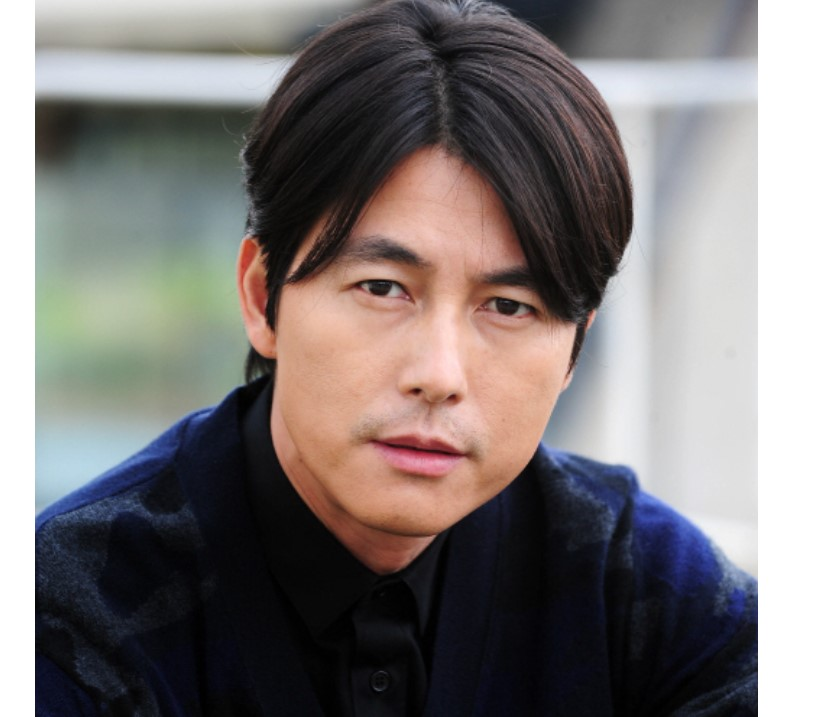
#> input picture knowns/jws.jpg, 824 x 717 px; its folder holds only this picture in this run
$ python blur_auto.py
#> lines starting #> are read from the running program, lines starting #| are printed output that depends on the picture; after the words box and inside, x2 and y2 are one past the last pixel; in counts of white or black regions, pixels touching at a corner belong together
import cv2
import sys

import os

dir_path = "knowns"   # 모자이크할 이미지 폴더
save_path = "blur_done"  # 모자이크 처리된 이미지를 저장할 폴더를 만들어줘야한다

images_path = []
for (root, directories, files) in os.walk(dir_path):
    print('루트', root)
    for d in directories:
        d_path = os.path.join(root, d)
        print('디렉토리',d_path)

    for file in files:
        file_path = os.path.join(root, file)
        images_path.append(file_path)
        print('파일이름경로',file_path)
print(images_path)

for imagePath in images_path:
    file_name = imagePath.split('\\')[-1]

    image = cv2.imread(imagePath)
#> image is the input picture: shape (717, 824, 3); mean B, G, R 117.7, 118.5, 124.1
    gray = cv2.cvtColor(image, cv2.COLOR_BGR2GRAY)
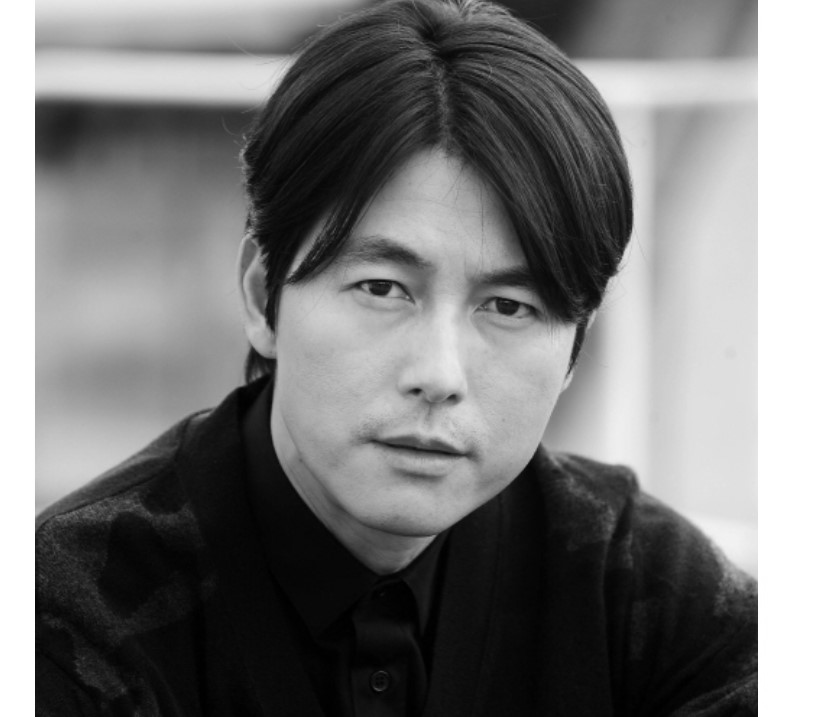
#> gray: shape (717, 824); min 0, max 255, mean 120.1
    print(gray.shape)
#| (717, 824)
    faceCascade = cv2.CascadeClassifier(cv2.data.haarcascades + "haarcascade_frontalface_default.xml")
    faces = faceCascade.detectMultiScale(
        gray,
        scaleFactor=1.2,
        minNeighbors=1,
        minSize=(30, 30)
    )
#> faces = [[247, 165, 355, 355]]

    print("[INFO] Found {0} Faces.".format(len(faces)))
#| [INFO] Found 1 Faces.

    ksize = 70  # 모자이크 강도

    for (x, y, w, h) in faces:
        cv2.rectangle(image, (x, y), (x + w, y + h), (255, 0, 0), 2)
        roi = image[y:y+h, x:x+w]
        roi = cv2.blur(roi, (ksize, ksize), cv2.BORDER_CONSTANT)
        image[y:y+h, x:x+w] = roi
        print("[INFO] Object found. Saving locally.")
#> this loop made 1 pass
#| [INFO] Object found. Saving locally.
#> pass 1, `roi = image[y:y+h, x:x+w]`:
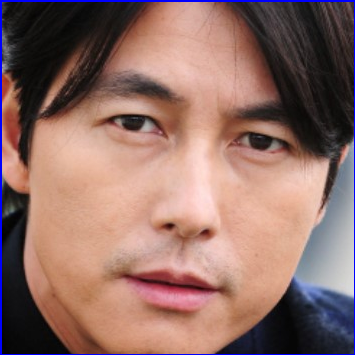
#> roi: shape (355, 355, 3); mean B, G, R 103, 109.9, 144
#> pass 1, `roi = cv2.blur(roi, (ksize, ksize), cv2.BORDER_CONSTANT)`:
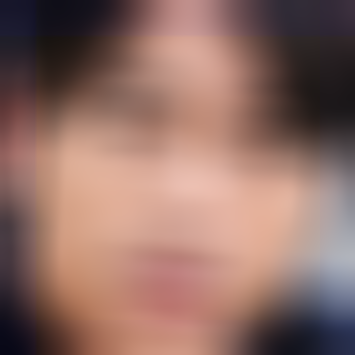
#> roi: shape (355, 355, 3); mean B, G, R 101.9, 110.2, 144.4
#> after the loop:
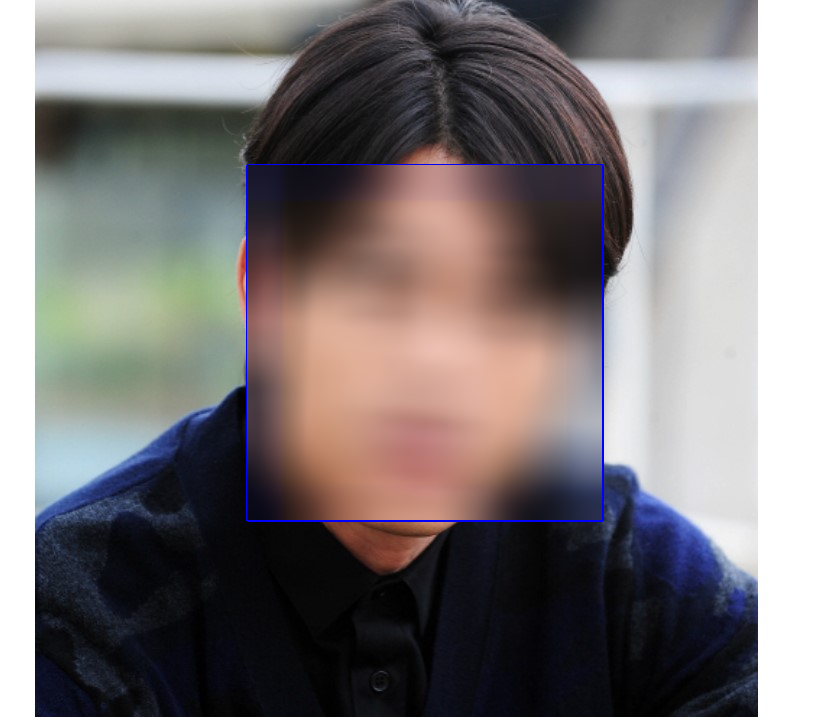
#> image: shape (717, 824, 3); mean B, G, R 118.8, 118.1, 123.6

        # 모자이크 처리된 얼굴만 저장
        # roi_color = image[y:y + h, x:x + w]
        # cv2.imwrite(str(w) + str(h) + '_faces.jpg', roi_color)

    status = cv2.imwrite(save_path+"\\"+file_name, image)
    print("[INFO] Image faces_detected.jpg written to filesystem: ", status)
#| [INFO] Image faces_detected.jpg written to filesystem:  True

$ run again, on knowns/mds.jpg
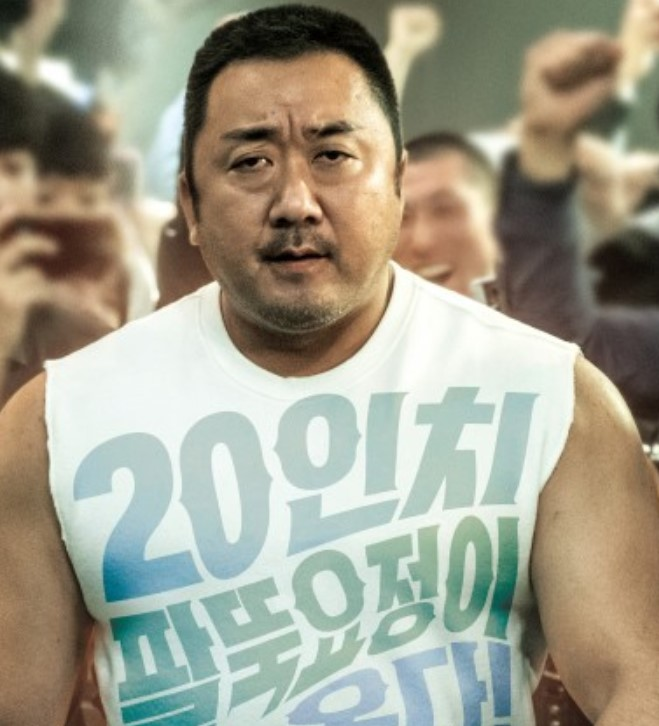
#> input picture knowns/mds.jpg, 659 x 726 px
#> image is the input picture: shape (726, 659, 3); mean B, G, R 140.5, 158.1, 160.6
#> `gray = cv2.cvtColor(image, cv2.COLOR_BGR2GRAY)`:
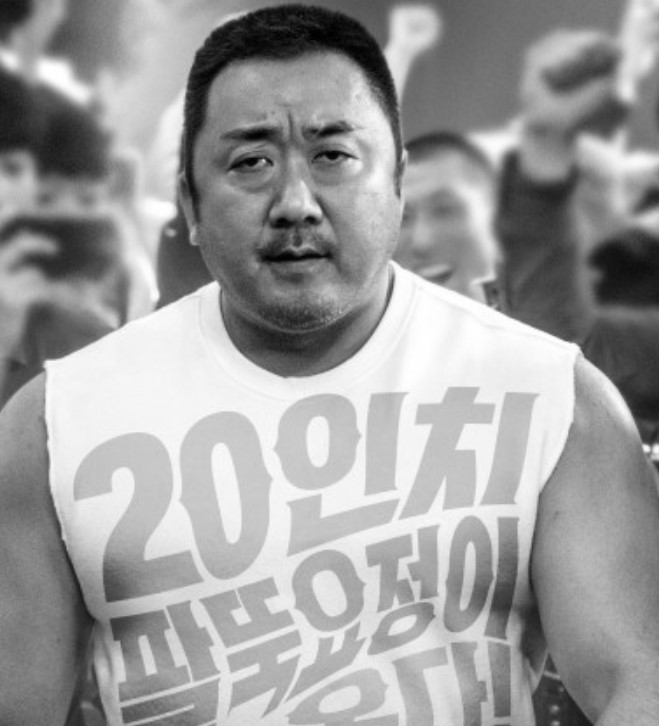
#> gray: shape (726, 659); min 0, max 255, mean 156.8
#| (726, 659)
#> faces = [[168, 63, 253, 253]]
#| [INFO] Found 1 Faces.
#> the loop `for (x, y, w, h) in faces:` made 1 pass
#> (printed output is left out)
#> after the loop `for (x, y, w, h) in faces:`:
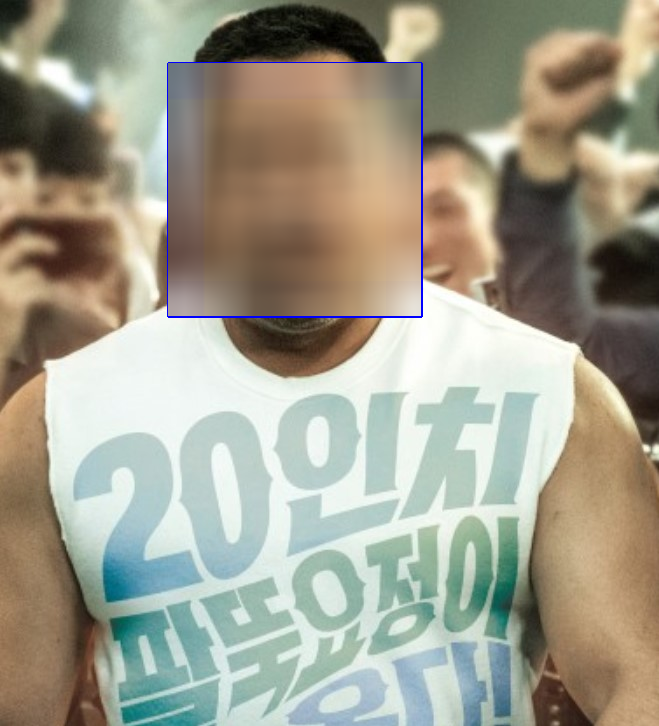
#> image: shape (726, 659, 3); 13.7% of pixels changed, all inside (x1, y1, x2, y2) = (167, 62, 423, 318)
#| [INFO] Image faces_detected.jpg written to filesystem:  True

$ run again, on knowns/mds2.jpg
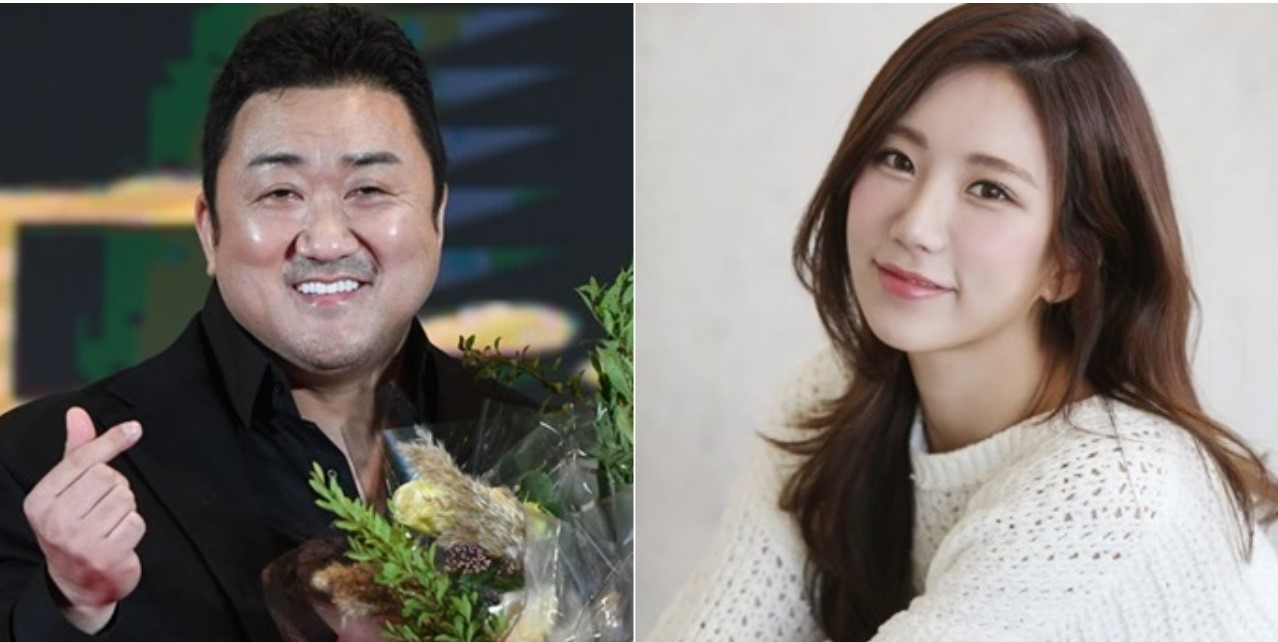
#> input picture knowns/mds2.jpg, 1278 x 642 px
#> image is the input picture: shape (642, 1278, 3); mean B, G, R 112, 117.6, 123.2
#> `gray = cv2.cvtColor(image, cv2.COLOR_BGR2GRAY)`:
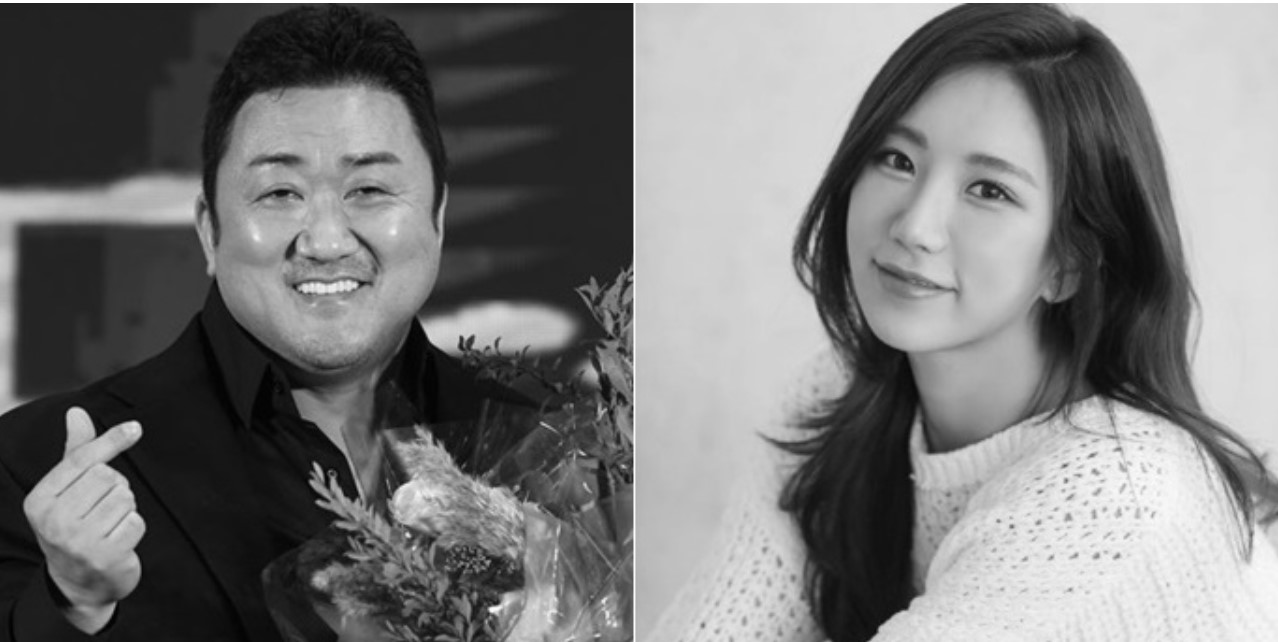
#> gray: shape (642, 1278); min 0, max 255, mean 118.6
#| (642, 1278)
#> faces = [[955, 550, 50, 50], [193, 79, 266, 266], [803, 73, 279, 279]]
#| [INFO] Found 3 Faces.
#> the loop `for (x, y, w, h) in faces:` made 3 passes
#> (printed output is left out)
#> after the loop `for (x, y, w, h) in faces:`:
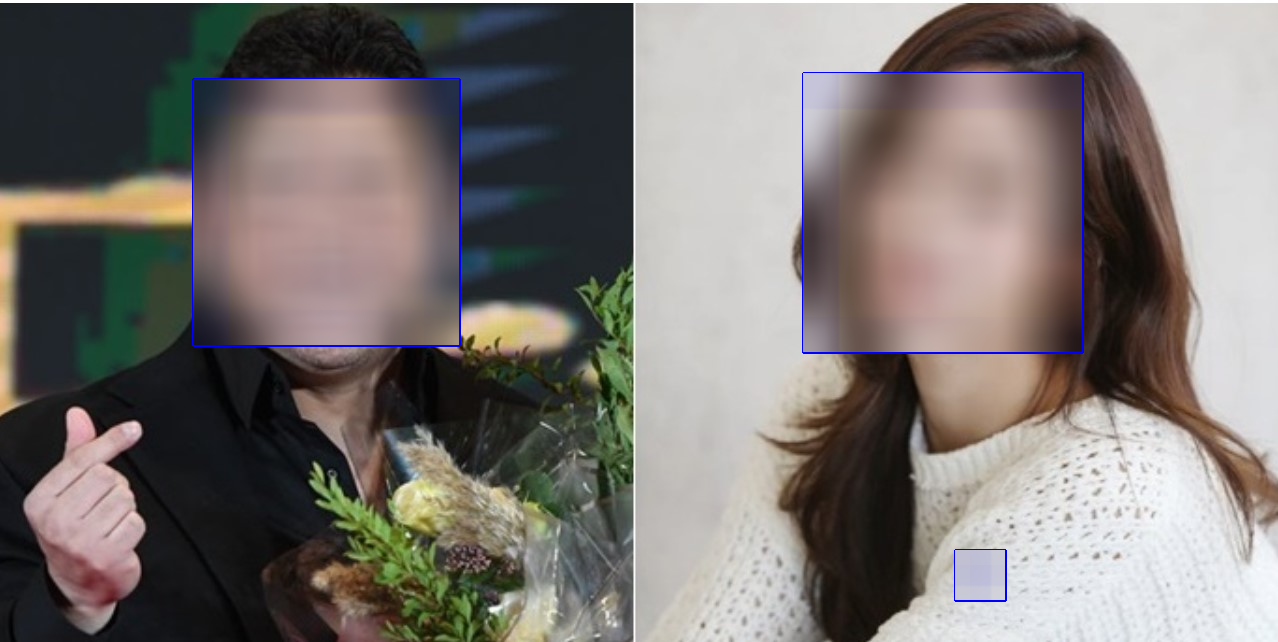
#> image: shape (642, 1278, 3); 18.85% of pixels changed, all inside (x1, y1, x2, y2) = (192, 72, 1084, 602)
#| [INFO] Image faces_detected.jpg written to filesystem:  True

$ run again, on knowns/mds3.jpg
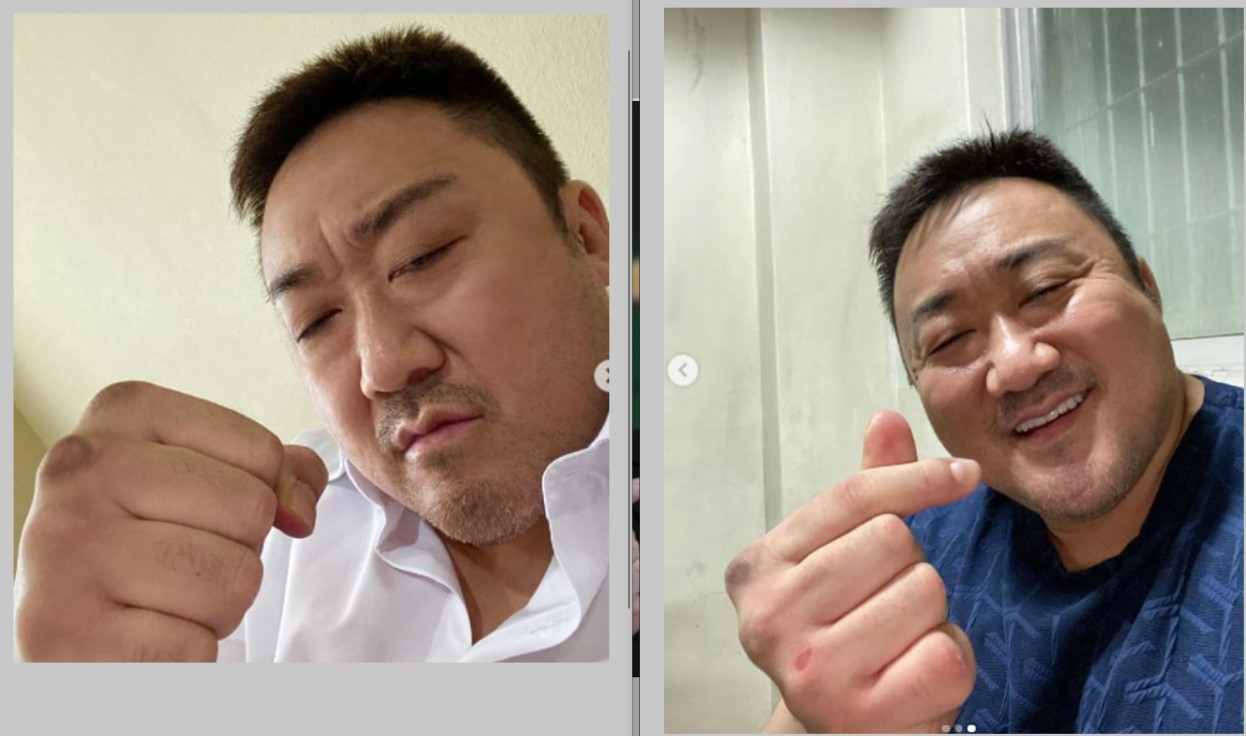
#> input picture knowns/mds3.jpg, 1246 x 736 px
#> image is the input picture: shape (736, 1246, 3); mean B, G, R 138.4, 150.2, 163.5
#> `gray = cv2.cvtColor(image, cv2.COLOR_BGR2GRAY)`:
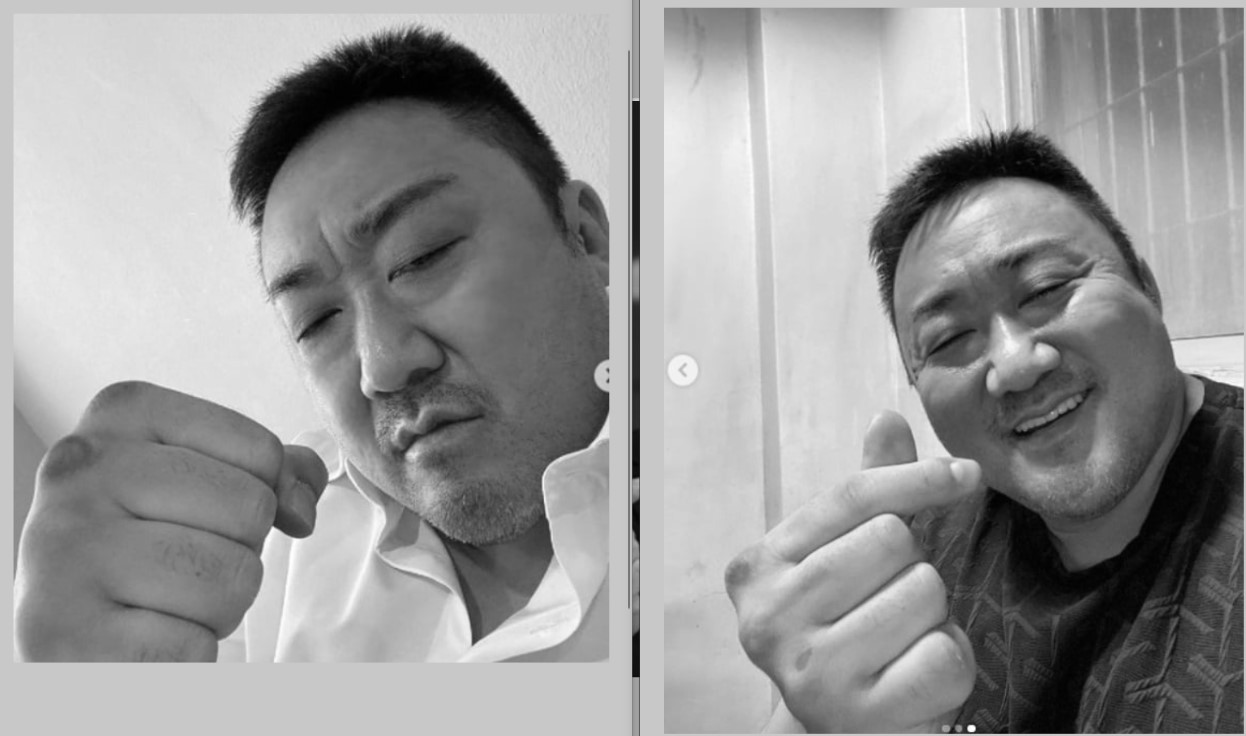
#> gray: shape (736, 1246); min 0, max 255, mean 152.8
#| (736, 1246)
#> faces = [[1135, 18, 50, 50]]
#| [INFO] Found 1 Faces.
#> the loop `for (x, y, w, h) in faces:` made 1 pass
#> (printed output is left out)
#> after the loop `for (x, y, w, h) in faces:`:
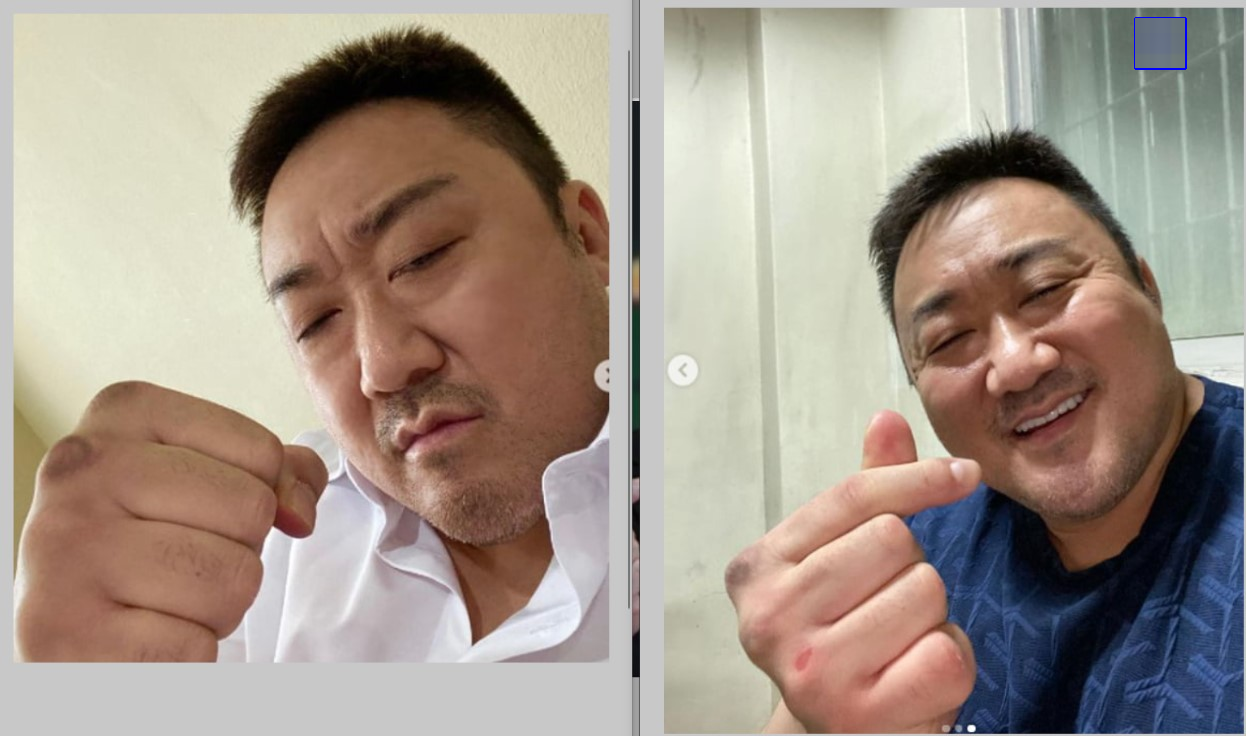
#> image: shape (736, 1246, 3); 0.31% of pixels changed, all inside (x1, y1, x2, y2) = (1134, 17, 1187, 70)
#| [INFO] Image faces_detected.jpg written to filesystem:  True
